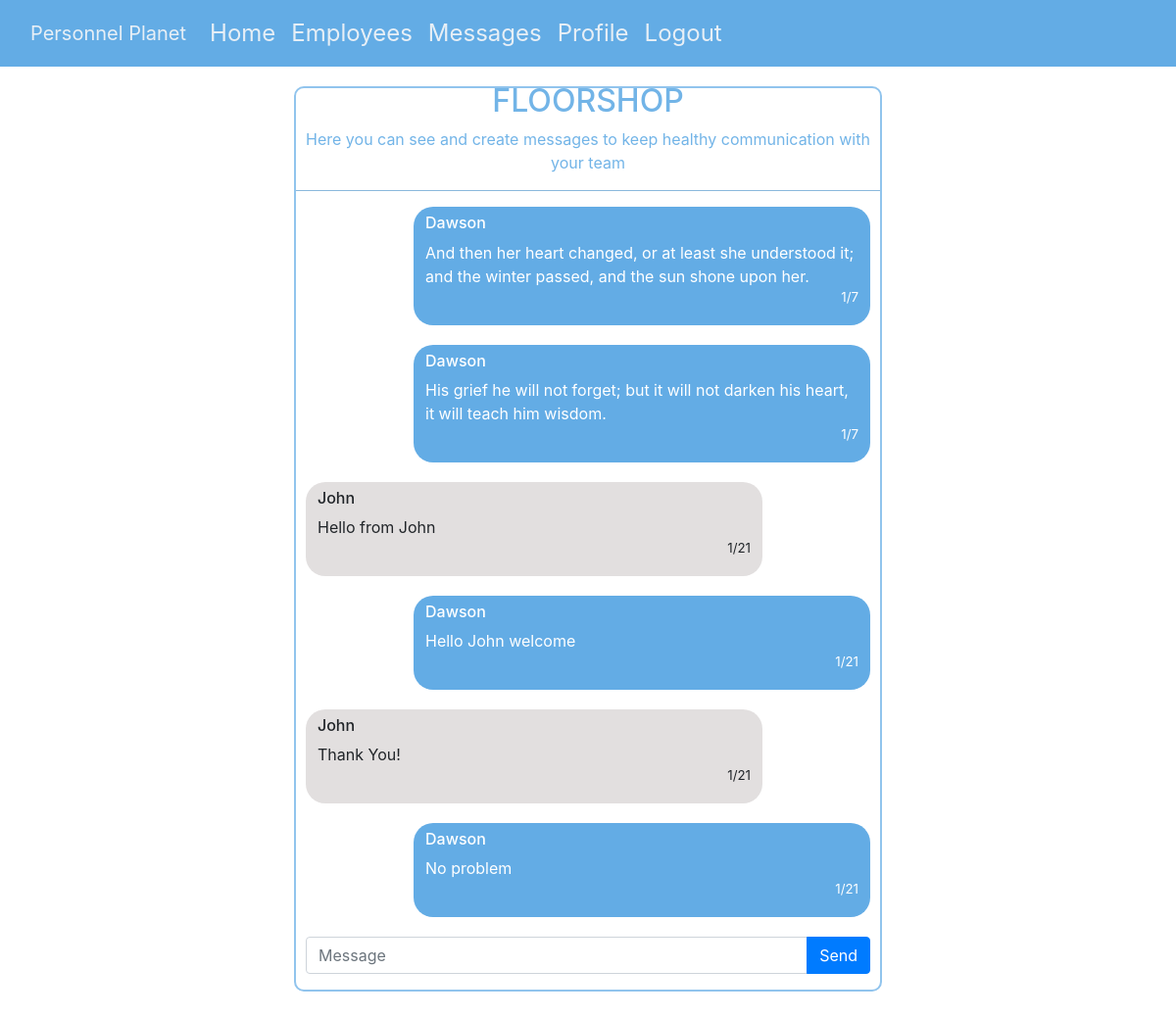
/messages (signed in), run on the app's committed database.
### personnelPlanet/models.py (models this page shows)
class Messages(models.Model):
    fromUser = models.CharField(max_length=25, blank=False, null=False)
    fromUserId = models.IntegerField(default=0)
    company = models.CharField(max_length=25, blank=False, null=False)
    content = models.CharField(max_length=350, blank=False, null=False)
    timestamp = models.DateTimeField(auto_now_add=True)

### personnelPlanet/views.py (the view, shortened to what this page needs)
# urls.py: path('messages', views.messages, name='messages'),
@csrf_exempt
@login_required(login_url='/login')
def messages(request):
    context = {}
    if request.method == 'GET':
        try:
            messages = Messages.objects.filter(
                company=request.user.company).all().values()
            context['messages'] = messages
        except Messages.DoesNotExist:
            context['messages'] = 'No company messages'
        return render(request, 'messages.html', {
            'context': context
        })

### personnelPlanet/templates/messages.html
{% extends 'layout.html' %}
{% block body %}
<div id='msg-page-body'>
    <div id='all-messages-container'>
        <h2 class='msg-head'>FLOORSHOP</h2>
        <p class='msg-head'>Here you can see and create messages to keep healthy communication with your team</p>
    <hr class='msg-split'>
    {% for message in context.messages %}
    {% if message.fromUserId == user.id %}
        <section class='single-message-container fromUser'>
            <h6 class='single-message-username'>{{ message.fromUser }}</h6>
            <p class='single-message-body'>{{ message.content }}</p>
            <p class='single-message-timestamp'>{{ message.timestamp.month }}/{{ message.timestamp.day }} </p>
        </section>
        {% else %}
        <section class='single-message-container'>
            <h6 class='single-message-username'>{{ message.fromUser }}</h6>
            <p class='single-message-body'>{{ message.content }}</p>
            <p class='single-message-timestamp'>{{ message.timestamp.month }}/{{ message.timestamp.day }} </p>
        </section>
        {% endif %}
    {% endfor %}
            <div id='msg-input' class="input-group mb-3">
                <input type="text" id='msg-body' class="form-control" placeholder="Message" aria-label="message-input" aria-describedby="button-addon2">
                <button class="btn btn-primary" type="button" id="button-addon2">Send</button>
            </div>
    </div>
</div>
{% endblock %}

### personnelPlanet/static/style.css (style rules this page uses)
:root { --my-lightblue: #63ACE5; --ebony-clay: #22313f; }
html { font-family: 'Space Grotesk', sans-serif !important; height: 100vh; width: 100vw; }
body { height: 100vh; width: 100vw; overflow-x: hidden; }
#msg-page-body { display: flex; justify-content: center; align-items: center; }
#all-messages-container { height: 85vh; width: 50vw; margin: 20px; border: 2px solid rgba(99, 172, 229, .7); border-radius: 10px; overflow-y: scroll; position: relative; scroll-behavior: smooth; scrollbar-width: thin; scrollbar-color: lightgrey white; }
.msg-split { background-color: #63ACE5; opacity: .7; }
.single-message-container { width: auto; font-size: 1rem; background-color: rgb(226, 223, 223); margin-left: 10px; margin-bottom: 20px; margin-right: 10vw; padding-left: 10px; padding-right: 10px; padding-top: 5px; border: 2px solid transparent; border-radius: 20px; }
.fromUser { margin-left: 10vw !important; margin-right: 10px !important; color: white; background-color: #63ACE5; }
.single-message-body { margin-bottom: 0; }
.single-message-timestamp { display: flex; justify-content: flex-end; font-size: smaller; }
.msg-head { color: #63ACE5; opacity: .9; text-align: center; }
#msg-input { width: auto; margin-left: 10px; margin-right: 10px; margin-bottom: 10px; text-align: center; position: sticky; position: -webkit-sticky; top: 100vh; }

### data on the page
Messages: fromUser "Dawson", content "And then her heart changed, or at least she understood it; and the winter passed, and the sun shone upon her.", timestamp.month "1", timestamp.day "7"
Messages: fromUser "Dawson", content "His grief he will not forget; but it will not darken his heart, it will teach him wisdom.", timestamp.month "1", timestamp.day "7"
Messages: fromUser "John", content "Hello from John", timestamp.month "1", timestamp.day "21"
Messages: fromUser "Dawson", content "Hello John welcome", timestamp.month "1", timestamp.day "21"
Messages: fromUser "John", content "Thank You!", timestamp.month "1", timestamp.day "21"
Messages: fromUser "Dawson", content "No problem", timestamp.month "1", timestamp.day "21"
